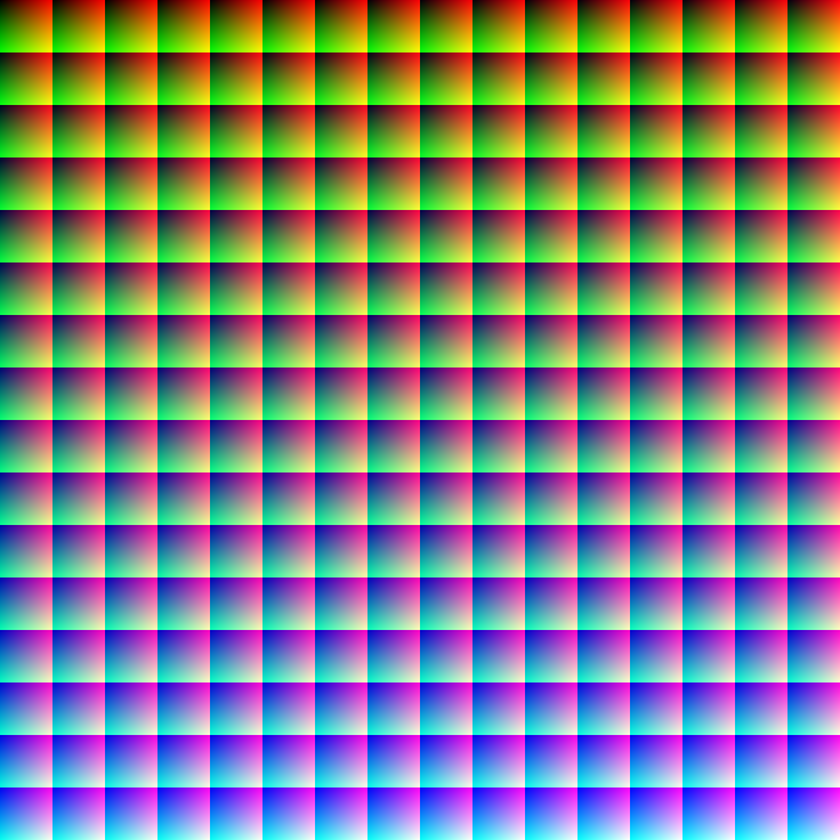
#> input picture input/all_colors.png, 840 x 840 px, shrunk from 4096 x 4096 before the run, found by its file name
$ python lab_uint.py
#> lines starting #> are read from the running program, lines starting #| are printed output that depends on the picture
# Verifies all_colors.png unsigned integer translation loses no information

import numpy as np
from PIL import Image
from skimage import color


def main():
    # "The L* values range from 0 to 100; the a* and b* values range from -128 to 127."
    # https://scikit-image.org/docs/stable/api/skimage.color.html#skimage.color.lab2rgb
    signed_to_unsigned = 128

    # Unsigned integer precision loss compensation multiplier
    # 82 is the lowest integer value that works
    precision_compensation = 82

    print("Loading input RGB image")
    input_img = Image.open("input/all_colors.png").convert("RGBA")
    pixels = np.array(input_img, dtype=np.float32)

    print("/= 255")
    # I do [:, :, :3] everywhere so only RGB is affected, and not a potential A
    pixels[:, :, :3] /= 255

    print("Running rgb2lab()")
    pixels[:, :, :3] = color.rgb2lab(pixels[:, :, :3])
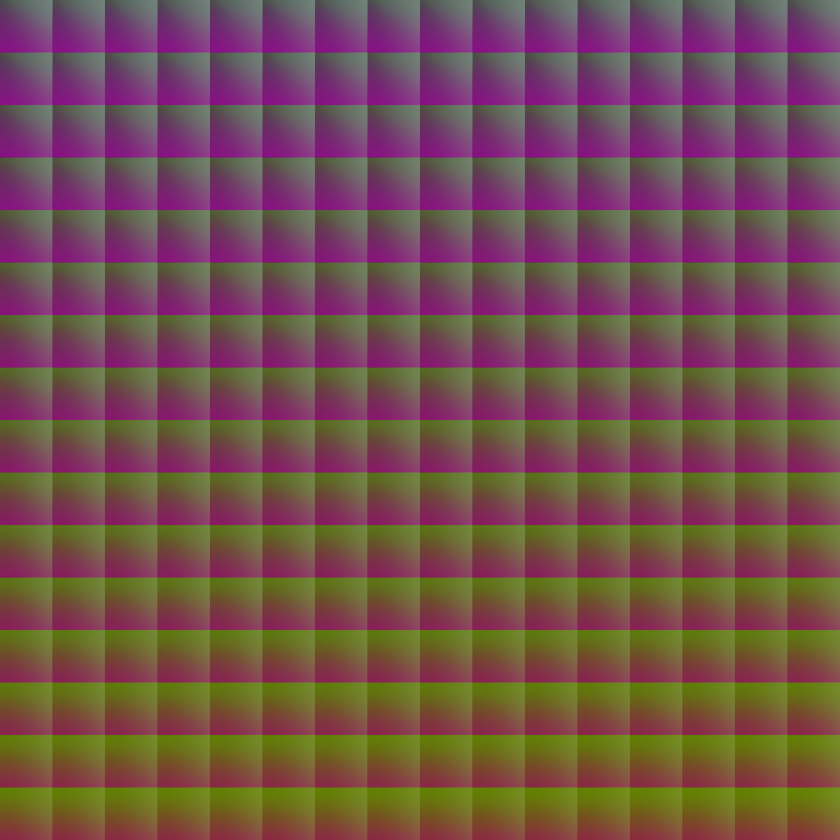
#> pixels: shape (840, 840, 4) float32; mean R, G, B, A 57.4, 6.9, 3.5, 255.9; drawn with min black and max white

    print("+= signed_to_unsigned")
    pixels[:, :, :3] += signed_to_unsigned
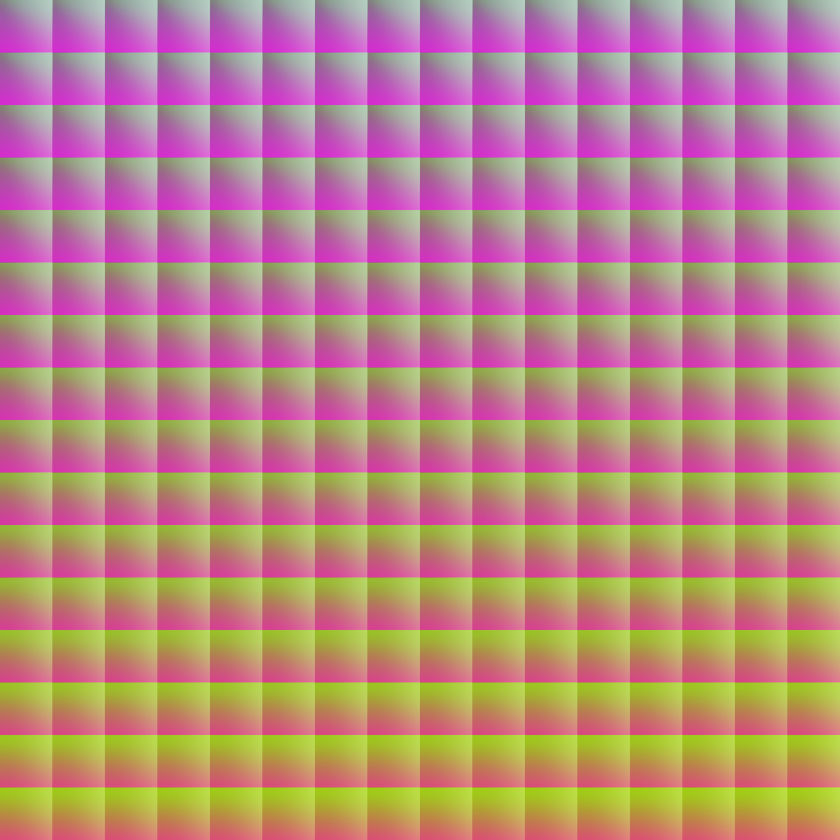
#> pixels: shape (840, 840, 4) float32; mean R, G, B, A 185.4, 134.9, 131.5, 255.9

    print("*= precision_compensation")
    pixels[:, :, :3] *= precision_compensation

    print("Rounding to uint32")
    pixels = np.round(pixels).astype(np.uint16)

    print("pixels.astype(np.float32)")
    pixels = pixels.astype(np.float32)

    print("/= precision_compensation")
    pixels[:, :, :3] /= precision_compensation

    print("-= signed_to_unsigned")
    pixels[:, :, :3] -= signed_to_unsigned

    print("Running lab2rgb()")
    pixels[:, :, :3] = color.lab2rgb(pixels[:, :, :3])

    print("*= 255")
    pixels[:, :, :3] *= 255

    print("Rounding to uint8")
    pixels = np.round(pixels).astype(np.uint8)

    assert (
        np.array(input_img, dtype=np.uint8) == pixels
    ).all(), "❌ There was loss of information during the translation!"

    print("🎉 There was no loss of information during the translation!")


if __name__ == "__main__":
    main()

$ run again, with input/heart.png copied over input/all_colors.png
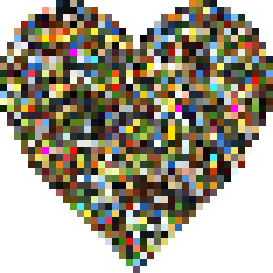
#> input picture input/heart.png, 39 x 39 px, found by its file name (shown 7 times larger)
#> in main, input_img is the input picture: PIL image 39x39 RGBA; mean R, G, B, A 115.2, 92.3, 66.4, 171.7
#> in main, `pixels[:, :, :3] = color.rgb2lab(pixels[:, :, :3])`:
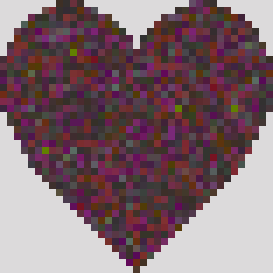
#> pixels: shape (39, 39, 4) float32 (shown 7 times larger); mean R, G, B, A 41, 8.1, 19.2, 171.7; transparent parts drawn white
#> in main, `pixels[:, :, :3] += signed_to_unsigned`:
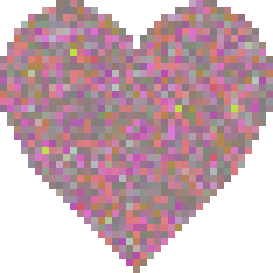
#> pixels: shape (39, 39, 4) float32 (shown 7 times larger); mean R, G, B, A 169, 136.1, 147.2, 171.7; transparent parts drawn white
